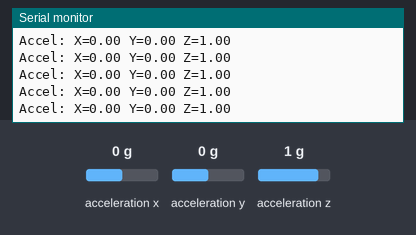
Simulated run of this sketch. Board: Arduino Nano 33 BLE. Parts: the last lines printed to the serial monitor. The test bench sets the inputs (shaded band); at power-on: acceleration x 0 g, acceleration y 0 g, acceleration z 1 g. Nothing arrives over Bluetooth unless stated; a phone connects over Bluetooth LE 3 s after start.

Above: at 3.9 s.
4.0 s: acceleration x set to -1.4 g
At 4.02 s:
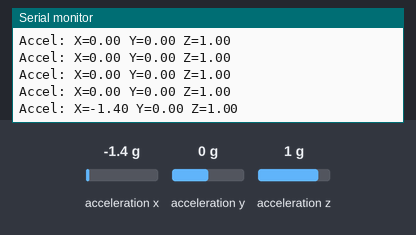
5.5 s: acceleration y set to -1.4 g
At 5.55 s:
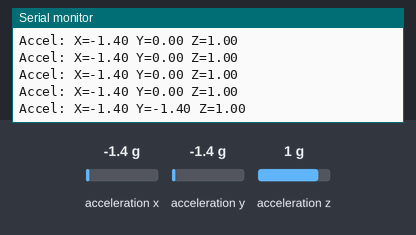
7.0 s: acceleration z set to -1.4 g
At 7.07 s:
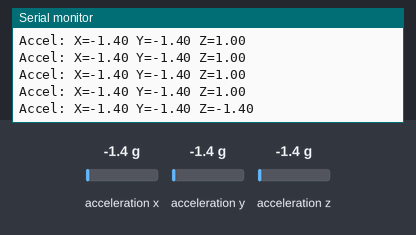

The sketch:

03_acceleration.ino
```cpp
#include <ArduinoBLE.h>
#include <Arduino_LSM9DS1.h>

// Crear el servicio Device Information con UUID 180A
BLEService deviceInfoService("180A");

// Características del DIS
BLEStringCharacteristic manufacturerCharacteristic("2A29", BLERead, 20);
BLEStringCharacteristic modelCharacteristic("2A24", BLERead, 20);
BLECharacteristic accelCharacteristic("2C06", BLERead | BLENotify, sizeof(float) * 3);

void setup() {
  Serial.begin(115200);
  if (!BLE.begin()) {
    Serial.println("Fallo al iniciar BLE");
    while (1);
  }
  if (!IMU.begin()) {
        Serial.println("Error iniciando IMU!");
        while (1);
    }

  // Configurar el servicio DIS
  BLE.setLocalName("MiDispositivo");
  BLE.setAdvertisedService(deviceInfoService);

  // Agregar características al servicio
  deviceInfoService.addCharacteristic(manufacturerCharacteristic);
  deviceInfoService.addCharacteristic(modelCharacteristic);
  deviceInfoService.addCharacteristic(accelCharacteristic);

  BLE.addService(deviceInfoService);

  // Escribir valores en las características
  manufacturerCharacteristic.writeValue("MiFabricante");
  modelCharacteristic.writeValue("ModeloX123");

  // Iniciar la publicidad BLE
  BLE.advertise();
  Serial.println("Dispositivo BLE en espera de conexión...");
}

void loop() {
  BLEDevice central = BLE.central();
  if (central) {
    Serial.println("Dispositivo conectado.");
    while (central.connected()) {
      float x, y, z;
            if (IMU.accelerationAvailable()) {
                IMU.readAcceleration(x, y, z);

                // Empaquetamos los datos en un array de floats
                float accelData[3] = {x, y, z};

                // Actualizamos la característica y notificamos
                accelCharacteristic.writeValue((byte*)accelData, sizeof(accelData));

                Serial.print("Accel: X=");
                Serial.print(x);
                Serial.print(" Y=");
                Serial.print(y);
                Serial.print(" Z=");
                Serial.println(z);
            }
            delay(100); // Pequeña pausa para evitar sobrecarga
    }
    Serial.println("Dispositivo desconectado.");
  }
}
```

Measured:
- after the input at 4.0 s, the serial monitor: prints a new line at once (image 1)
- after the input at 5.5 s, the serial monitor: prints a new line at once (image 2)
- after the input at 7.0 s, the serial monitor: prints a new line after 0.07 s (image 3)
